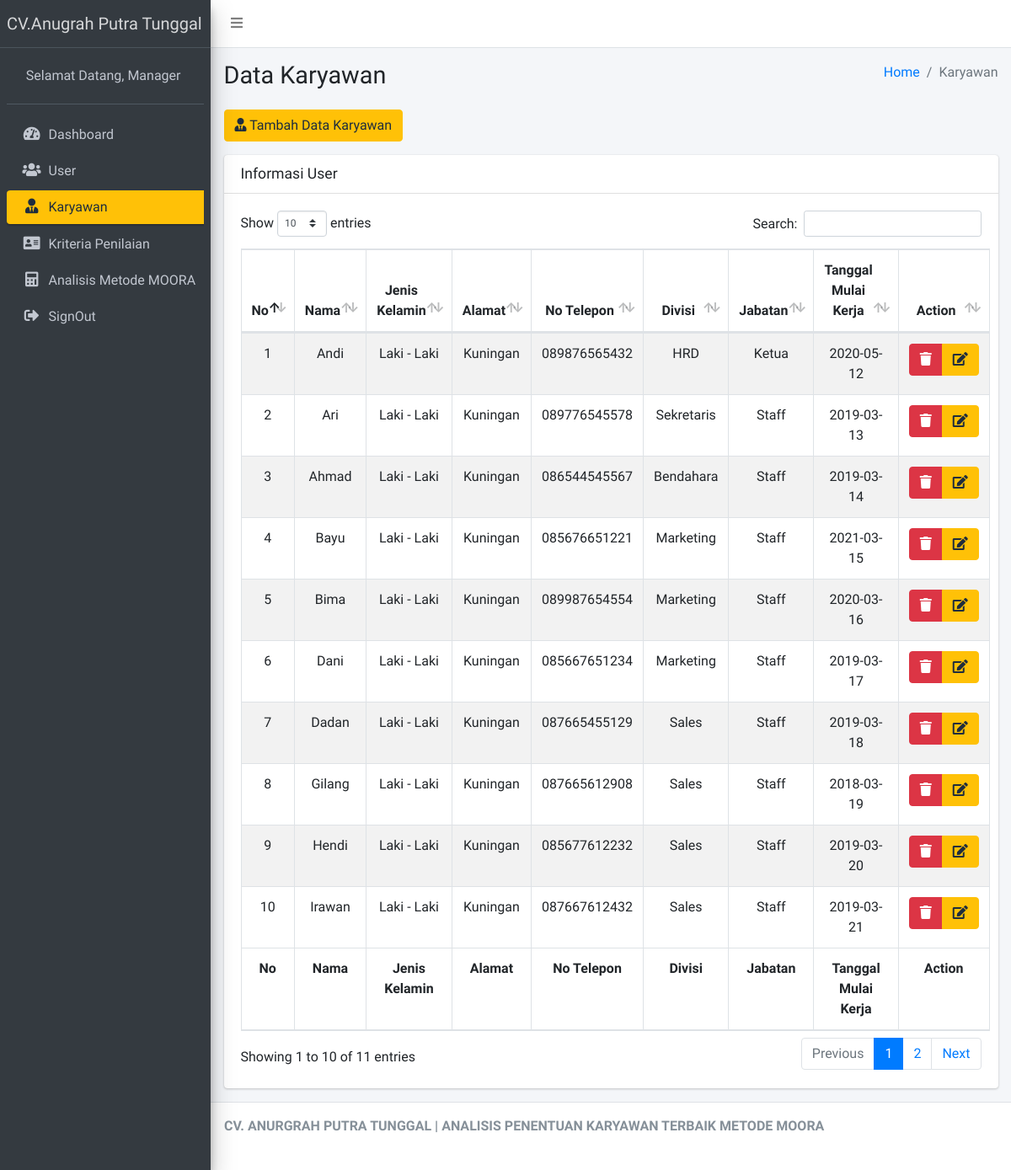
/Manager/cKaryawan (signed in), run on the app's committed database.
### tables this page shows
CREATE TABLE `tbl_karyawan` (
  `id_karyawan` int(11) NOT NULL,
  `nama_karyawan` varchar(125) NOT NULL,
  `jk_karyawan` varchar(125) NOT NULL,
  `alamat_karyawan` text NOT NULL,
  `no_hp_karyawan` varchar(125) NOT NULL,
  `divisi` varchar(125) NOT NULL,
  `jabatan` varchar(125) NOT NULL,
  `tgl_mulai` varchar(125) NOT NULL
);

### application/controllers/Manager/cKaryawan.php (called while the page is built, shortened)
<?php
class cKaryawan extends CI_Controller
{
	public function __construct()
	{
		$this->load->model('mKaryawan');
	}
	public function index()
	{
		$data = array(
			'karyawan' => $this->mKaryawan->select()
		);
		$this->load->view('Manager/Layout/head');
		$this->load->view('Manager/Layout/aside');
		$this->load->view('Manager/vKaryawan', $data);
		$this->load->view('Manager/Layout/footer');
	}
}

### index.php (called while the page is built, shortened)
<?php
require_once BASEPATH.'core/CodeIgniter.php';

### application/models/mKaryawan.php (called while the page is built, shortened)
<?php
class mKaryawan extends CI_Model
{
	public function select()
	{
		$this->db->select('*');
		$this->db->from('tbl_karyawan');
		return $this->db->get()->result();
	}
}

### application/views/Manager/vKaryawan.php (the view, shortened to what this page needs)
<div class="content-wrapper">
	<section class="content-header">
		<div class="container-fluid">
			<div class="row mb-2">
				<div class="col-sm-6">
					<h1>Data Karyawan</h1>
				</div>
				<div class="col-sm-6">
					<ol class="breadcrumb float-sm-right">
						<li class="breadcrumb-item"><a href="#">Home</a></li>
						<li class="breadcrumb-item active">Karyawan</li>
					</ol>
				</div>
			</div>
		</div>
	</section>
	<section class="content">
		<div class="container-fluid">
			<div class="row">
				<div class="col-12  ">
					<button type="button" class="btn btn-warning mb-3" data-toggle="modal" data-target="#modal-default">
						<i class="fas fa-user-tie"></i> Tambah Data Karyawan
					</button>
					<div class="card">
						<div class="card-header">
							<h3 class="card-title">Informasi User</h3>
						</div>
						<div class="card-body">
							<table id="example1" class="table table-bordered table-striped">
								<thead>
									<tr>
										<th class="text-center">No</th>
										<th class="text-center">Nama</th>
										<th class="text-center">Jenis Kelamin</th>
										<th class="text-center">Alamat</th>
										<th class="text-center">No Telepon</th>
										<th class="text-center">Divisi</th>
										<th class="text-center">Jabatan</th>
										<th class="text-center">Tanggal Mulai Kerja</th>
										<th class="text-center">Action</th>
									</tr>
								</thead>
								<tbody>
									<?php
									$no = 1;
									foreach ($karyawan as $key => $value) {
									?>
										<tr>
											<td class="text-center"><?= $no++ ?></td>
											<td class="text-center"><?= $value->nama_karyawan ?></td>
											<td class="text-center"><?= $value->jk_karyawan ?></td>
											<td class="text-center"><?= $value->alamat_karyawan ?></td>
											<td class="text-center"><?= $value->no_hp_karyawan ?></td>
											<td class="text-center"><?= $value->divisi ?></td>
											<td class="text-center"><?= $value->jabatan ?></td>
											<td class="text-center"><?= $value->tgl_mulai ?></td>
											<td class="text-center">
												<div class="btn-group">
													<a href="<?= base_url('Manager/cKaryawan/delete/' . $value->id_karyawan) ?>" class="btn btn-danger"><i class="fas fa-trash"></i></a>
													<button type="button" data-toggle="modal" data-target="#edit<?= $value->id_karyawan ?>" class="btn btn-warning"><i class="fas fa-edit"></i></button>
												</div>
											</td>
										</tr>
									<?php
									}
									?>
								</tbody>
								<tfoot>
									<tr>
										<th class="text-center">No</th>
										<th class="text-center">Nama</th>
										<th class="text-center">Jenis Kelamin</th>
										<th class="text-center">Alamat</th>
										<th class="text-center">No Telepon</th>
										<th class="text-center">Divisi</th>
										<th class="text-center">Jabatan</th>
										<th class="text-center">Tanggal Mulai Kerja</th>
										<th class="text-center">Action</th>
									</tr>
								</tfoot>
							</table>
						</div>
					</div>
				</div>
			</div>
		</div>
	</section>
</div>

### data on the page
tbl_karyawan: nama_karyawan "Andi", jk_karyawan "Laki - Laki", alamat_karyawan "Kuningan", no_hp_karyawan "089876565432", divisi "HRD", jabatan "Ketua", tgl_mulai "2020-05-12"
tbl_karyawan: nama_karyawan "Ari", jk_karyawan "Laki - Laki", alamat_karyawan "Kuningan", no_hp_karyawan "089776545578", divisi "Sekretaris", jabatan "Staff", tgl_mulai "2019-03-13"
tbl_karyawan: nama_karyawan "Ahmad", jk_karyawan "Laki - Laki", alamat_karyawan "Kuningan", no_hp_karyawan "086544545567", divisi "Bendahara", jabatan "Staff", tgl_mulai "2019-03-14"
tbl_karyawan: nama_karyawan "Bayu", jk_karyawan "Laki - Laki", alamat_karyawan "Kuningan", no_hp_karyawan "085676651221", divisi "Marketing", jabatan "Staff", tgl_mulai "2021-03-15"
tbl_karyawan: nama_karyawan "Bima", jk_karyawan "Laki - Laki", alamat_karyawan "Kuningan", no_hp_karyawan "089987654554", divisi "Marketing", jabatan "Staff", tgl_mulai "2020-03-16"
tbl_karyawan: nama_karyawan "Dani", jk_karyawan "Laki - Laki", alamat_karyawan "Kuningan", no_hp_karyawan "085667651234", divisi "Marketing", jabatan "Staff", tgl_mulai "2019-03-17"
tbl_karyawan: nama_karyawan "Dadan", jk_karyawan "Laki - Laki", alamat_karyawan "Kuningan", no_hp_karyawan "087665455129", divisi "Sales", jabatan "Staff", tgl_mulai "2019-03-18"
tbl_karyawan: nama_karyawan "Gilang", jk_karyawan "Laki - Laki", alamat_karyawan "Kuningan", no_hp_karyawan "087665612908", divisi "Sales", jabatan "Staff", tgl_mulai "2018-03-19"
tbl_karyawan: nama_karyawan "Hendi", jk_karyawan "Laki - Laki", alamat_karyawan "Kuningan", no_hp_karyawan "085677612232", divisi "Sales", jabatan "Staff", tgl_mulai "2019-03-20"
tbl_karyawan: nama_karyawan "Irawan", jk_karyawan "Laki - Laki", alamat_karyawan "Kuningan", no_hp_karyawan "087667612432", divisi "Sales", jabatan "Staff", tgl_mulai "2019-03-21"
